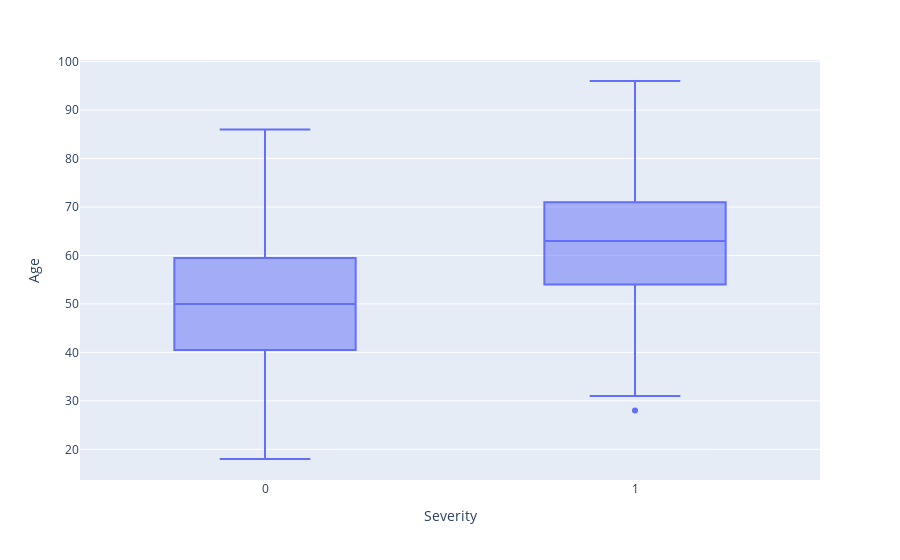
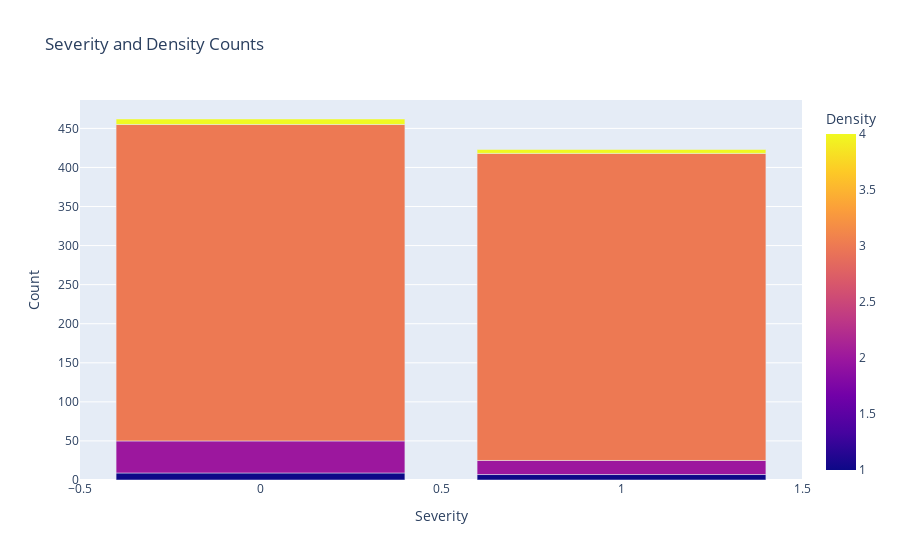
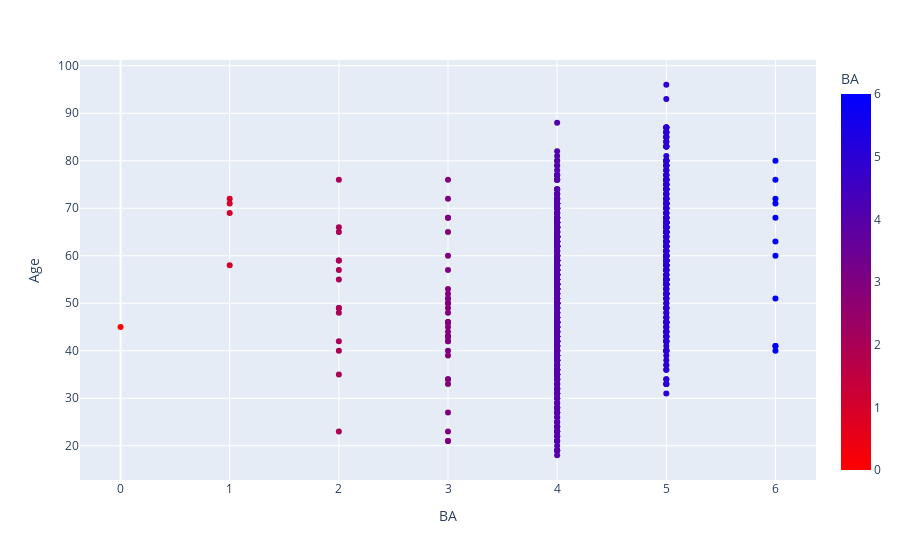
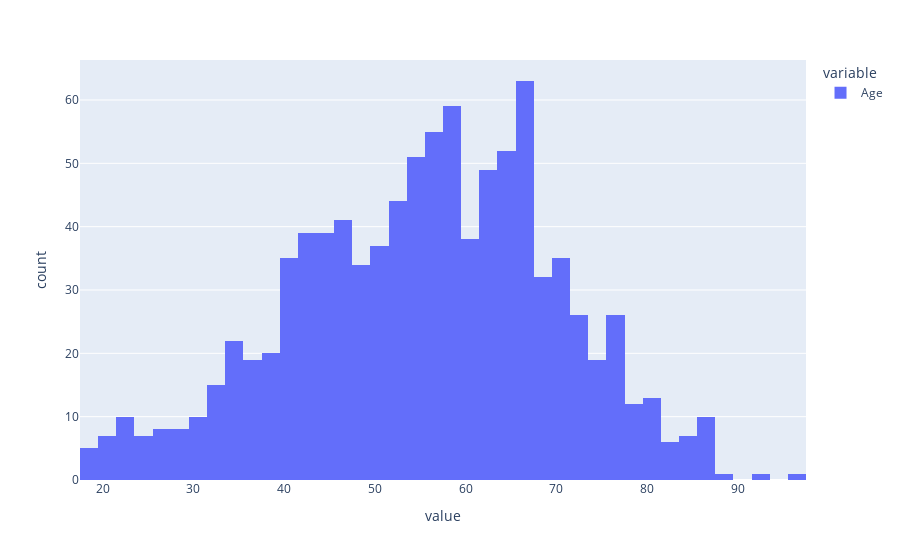

Source (notebook cell) for these figures, in order:
### Code cell
ageHist = px.histogram(df[['Age']])
baScatter = px.scatter(df, x='BA', y='Age', color='BA', color_continuous_scale=px.colors.sequential.Bluered_r)
severity_density_counts = df.groupby(['Severity', 'Density']).size().reset_index(name='Count')
fig = px.bar(severity_density_counts, x="Severity", y="Count", color="Density", title="Severity and Density Counts")

boxplot = px.box(df, x='Severity', y='Age')


boxplot.show()
fig.show()
baScatter.show()
ageHist.show()

### Figure 1 — Plotly figure (JSON) as saved in the notebook; plotly's stock layout.template omitted (floating-point values rounded to 4 significant figures; data arrays with more than 128 entries replaced by an {"elided": "..."} marker saying what was removed)
{"data": [{"alignmentgroup": "True", "hovertemplate": "Severity=%{x}<br>Age=%{y}<extra></extra>", "legendgroup": "", "marker": {"color": "#636efa"}, "name": "", "notched": false, "offsetgroup": "", "orientation": "v", "showlegend": false, "type": "box", "x": {"elided": "961 int values"}, "x0": " ", "xaxis": "x", "y": {"elided": "961 int values"}, "y0": " ", "yaxis": "y"}], "layout": {"boxmode": "group", "legend": {"tracegroupgap": 0}, "margin": {"t": 60}, "xaxis": {"anchor": "y", "domain": [0, 1], "title": {"text": "Severity"}}, "yaxis": {"anchor": "x", "domain": [0, 1], "title": {"text": "Age"}}}}

### Figure 2 — Plotly figure (JSON) as saved in the notebook; plotly's stock layout.template omitted (floating-point values rounded to 4 significant figures)
{"data": [{"alignmentgroup": "True", "hovertemplate": "Severity=%{x}<br>Count=%{y}<br>Density=%{marker.color}<extra></extra>", "legendgroup": "", "marker": {"color": [1, 2, 3, 4, 1, 2, 3, 4], "coloraxis": "coloraxis", "pattern": {"shape": ""}}, "name": "", "offsetgroup": "", "orientation": "v", "showlegend": false, "textposition": "auto", "type": "bar", "x": [0, 0, 0, 0, 1, 1, 1, 1], "xaxis": "x", "y": [9, 41, 405, 7, 7, 18, 393, 5], "yaxis": "y"}], "layout": {"barmode": "relative", "coloraxis": {"colorbar": {"title": {"text": "Density"}}, "colorscale": [[0, "#0d0887"], [0.1111, "#46039f"], [0.2222, "#7201a8"], [0.3333, "#9c179e"], [0.4444, "#bd3786"], [0.5556, "#d8576b"], [0.6667, "#ed7953"], [0.7778, "#fb9f3a"], [0.8889, "#fdca26"], [1, "#f0f921"]]}, "legend": {"tracegroupgap": 0}, "title": {"text": "Severity and Density Counts"}, "xaxis": {"anchor": "y", "domain": [0, 1], "title": {"text": "Severity"}}, "yaxis": {"anchor": "x", "domain": [0, 1], "title": {"text": "Count"}}}}

### Figure 3 — Plotly figure (JSON) as saved in the notebook; plotly's stock layout.template omitted (floating-point values rounded to 4 significant figures; data arrays with more than 128 entries replaced by an {"elided": "..."} marker saying what was removed)
{"data": [{"hovertemplate": "BA=%{marker.color}<br>Age=%{y}<extra></extra>", "legendgroup": "", "marker": {"color": {"elided": "961 int values"}, "coloraxis": "coloraxis", "symbol": "circle"}, "mode": "markers", "name": "", "orientation": "v", "showlegend": false, "type": "scatter", "x": {"elided": "961 int values"}, "xaxis": "x", "y": {"elided": "961 int values"}, "yaxis": "y"}], "layout": {"coloraxis": {"colorbar": {"title": {"text": "BA"}}, "colorscale": [[0, "rgb(255,0,0)"], [1, "rgb(0,0,255)"]]}, "legend": {"tracegroupgap": 0}, "margin": {"t": 60}, "xaxis": {"anchor": "y", "domain": [0, 1], "title": {"text": "BA"}}, "yaxis": {"anchor": "x", "domain": [0, 1], "title": {"text": "Age"}}}}

### Figure 4 — Plotly figure (JSON) as saved in the notebook; plotly's stock layout.template omitted (floating-point values rounded to 4 significant figures; data arrays with more than 128 entries replaced by an {"elided": "..."} marker saying what was removed)
{"data": [{"alignmentgroup": "True", "bingroup": "x", "hovertemplate": "variable=Age<br>value=%{x}<br>count=%{y}<extra></extra>", "legendgroup": "Age", "marker": {"color": "#636efa", "pattern": {"shape": ""}}, "name": "Age", "offsetgroup": "Age", "orientation": "v", "showlegend": true, "type": "histogram", "x": {"elided": "961 int values"}, "xaxis": "x", "yaxis": "y"}], "layout": {"barmode": "relative", "legend": {"title": {"text": "variable"}, "tracegroupgap": 0}, "margin": {"t": 60}, "xaxis": {"anchor": "y", "domain": [0, 1], "title": {"text": "value"}}, "yaxis": {"anchor": "x", "domain": [0, 1], "title": {"text": "count"}}}}
